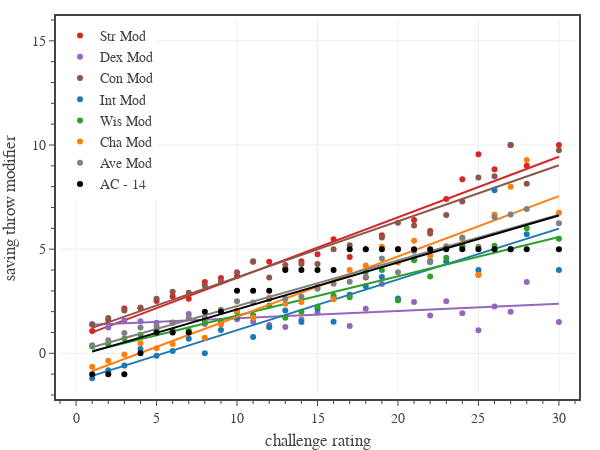

The cell this chart's notebook holds for it:
### Code cell
# Saving throw modifier
columns = ['Str Mod','Dex Mod','Con Mod','Int Mod','Wis Mod','Cha Mod','Ave Mod','AC - 14']
colors = ['#d62728','#9467bd','#8c564b','#1f77b4','#2ca02c','#ff7f0e','gray','black']

dfD = pd.read_csv('../../assets/data/dmg-targets.csv') # 'CR','PB','AC','AB','DC'
dfD = dfD.set_index('CR')

df1 = df0[df0['Category'].isin(['generic','legendary','unique']) & df0['CR'].between(1, 30)]
df1['Ave Mod'] = (df1['Str Mod'] + df1['Dex Mod'] + df1['Con Mod'] + df1['Int Mod'] + df1['Wis Mod'] + df1['Cha Mod'])/6
df1['AC - 14'] = df1.apply(lambda row: dfD.loc[row['CR'], 'AC'] - 14, axis=1)
#df1['AC - 13'] = df1['AC'] - 13
#df1['CR'] = 2 + 3*np.floor((df1['CR'] - 1)/3.0)
dfG = df1[['CR'] + columns].groupby('CR').mean()

# create figure
fig = go.Figure(
    layout=go.Layout(
        template=TFB_TEMPLATE,
        margin=dict(l=60, r=25, b=55, t=20, pad=4),
        xaxis=dict(
            title_text='challenge rating',
            range=[-1,31],
            tick0=0, dtick=5,
            minor=dict(tick0=0, dtick=1),
        ),
        yaxis=dict(
            title_text='saving throw modifier',
            range=[-2,16],
            tick0=0, dtick=5,
            minor=dict(tick0=0, dtick=1),
        ),
        legend=dict(
            xanchor='left', yanchor='top',
            x=0.00, y=1.00,
            orientation='v',
            tracegroupgap=0,
        )
    )
)

# plot data
x = dfG.index.to_series()
for column, c in zip(columns, colors):
    coefs = np.polyfit(x, dfG[column], 1)
    poly = np.poly1d(coefs)
    fig.add_trace(go.Scatter(
        x=dfG.index.to_series(), 
        y=dfG[column],
        mode='markers', 
        marker=dict(size=6, color=c),
        name=column,
        legendgroup=column,
        hovertemplate=
            'CR %{x}<br>'+
            'Modifier %{y:,.1f}' + 
            '<extra></extra>'
    ))
    fig.add_trace(go.Scatter(
        x=x, 
        y=poly(x),
        mode='lines', 
        marker=dict(color=c),
        name=column,
        legendgroup=column,
        showlegend=False,
        hoverinfo='skip',
    ))

# show figure
fig.update_layout(width=600, height=450)
fig.show(config=TFB_CONFIG)

# save figures
if SAVEFIGS:
    fig.update_layout(autosize=True, width=None, height=None)
    save_fig_html(fig, format='large', name=f'./fig-monster-save-modifier-vs-cr-large')
    save_fig_html(fig, format='small', name=f'./fig-monster-save-modifier-vs-cr-small')

### Figure 1 — Plotly figure (JSON) as saved in the notebook; plotly's stock layout.template omitted (floating-point values rounded to 4 significant figures)
{"data": [{"hovertemplate": "CR %{x}<br>Modifier %{y:,.1f}<extra></extra>", "legendgroup": "Str Mod", "marker": {"color": "#d62728", "size": 6}, "mode": "markers", "name": "Str Mod", "type": "scatter", "x": [1, 2, 3, 4, 5, 6, 7, 8, 9, 10, 11, 12, 13, 14, 15, 16, 17, 18, 19, 20, 21, 22, 23, 24, 25, 26, 27, 28, 30], "y": [1.07, 1.598, 2.151, 2.162, 2.512, 2.732, 2.616, 3.429, 3.612, 3.711, 4.39, 4.393, 4.059, 4.417, 4.762, 5.48, 4.625, 3.643, 5.667, 5, 6.4, 5.875, 7.409, 8.357, 9.556, 8.833, 10, 9, 10]}, {"hoverinfo": "skip", "legendgroup": "Str Mod", "marker": {"color": "#d62728"}, "mode": "lines", "name": "Str Mod", "showlegend": false, "type": "scatter", "x": [1, 2, 3, 4, 5, 6, 7, 8, 9, 10, 11, 12, 13, 14, 15, 16, 17, 18, 19, 20, 21, 22, 23, 24, 25, 26, 27, 28, 30], "y": [1.005, 1.296, 1.587, 1.877, 2.168, 2.459, 2.749, 3.04, 3.331, 3.621, 3.912, 4.203, 4.493, 4.784, 5.075, 5.365, 5.656, 5.947, 6.237, 6.528, 6.819, 7.109, 7.4, 7.691, 7.981, 8.272, 8.563, 8.854, 9.435]}, {"hovertemplate": "CR %{x}<br>Modifier %{y:,.1f}<extra></extra>", "legendgroup": "Dex Mod", "marker": {"color": "#9467bd", "size": 6}, "mode": "markers", "name": "Dex Mod", "type": "scatter", "x": [1, 2, 3, 4, 5, 6, 7, 8, 9, 10, 11, 12, 13, 14, 15, 16, 17, 18, 19, 20, 21, 22, 23, 24, 25, 26, 27, 28, 30], "y": [1.412, 1.236, 1.561, 1.535, 1.473, 1.479, 1.89, 1.403, 1.49, 1.632, 1.512, 1.357, 1.265, 1.625, 1.952, 2.68, 1.312, 2.143, 3.333, 2.545, 2.467, 1.812, 2.5, 1.929, 1.111, 2.25, 2, 3.429, 1.5]}, {"hoverinfo": "skip", "legendgroup": "Dex Mod", "marker": {"color": "#9467bd"}, "mode": "lines", "name": "Dex Mod", "showlegend": false, "type": "scatter", "x": [1, 2, 3, 4, 5, 6, 7, 8, 9, 10, 11, 12, 13, 14, 15, 16, 17, 18, 19, 20, 21, 22, 23, 24, 25, 26, 27, 28, 30], "y": [1.366, 1.401, 1.436, 1.471, 1.506, 1.541, 1.576, 1.611, 1.646, 1.681, 1.715, 1.75, 1.785, 1.82, 1.855, 1.89, 1.925, 1.96, 1.995, 2.03, 2.065, 2.1, 2.135, 2.169, 2.204, 2.239, 2.274, 2.309, 2.379]}, {"hovertemplate": "CR %{x}<br>Modifier %{y:,.1f}<extra></extra>", "legendgroup": "Con Mod", "marker": {"color": "#8c564b", "size": 6}, "mode": "markers", "name": "Con Mod", "type": "scatter", "x": [1, 2, 3, 4, 5, 6, 7, 8, 9, 10, 11, 12, 13, 14, 15, 16, 17, 18, 19, 20, 21, 22, 23, 24, 25, 26, 27, 28, 30], "y": [1.368, 1.695, 2.058, 2.202, 2.62, 2.958, 2.904, 3.26, 3.449, 3.895, 4.415, 3.643, 4.235, 4.292, 4.286, 5, 5.188, 5, 5.556, 6.273, 6.133, 5.75, 6.636, 7.286, 8.444, 8.5, 10, 8.143, 9.75]}, {"hoverinfo": "skip", "legendgroup": "Con Mod", "marker": {"color": "#8c564b"}, "mode": "lines", "name": "Con Mod", "showlegend": false, "type": "scatter", "x": [1, 2, 3, 4, 5, 6, 7, 8, 9, 10, 11, 12, 13, 14, 15, 16, 17, 18, 19, 20, 21, 22, 23, 24, 25, 26, 27, 28, 30], "y": [1.22, 1.489, 1.758, 2.028, 2.297, 2.566, 2.835, 3.104, 3.374, 3.643, 3.912, 4.181, 4.45, 4.719, 4.989, 5.258, 5.527, 5.796, 6.065, 6.334, 6.604, 6.873, 7.142, 7.411, 7.68, 7.95, 8.219, 8.488, 9.026]}, {"hovertemplate": "CR %{x}<br>Modifier %{y:,.1f}<extra></extra>", "legendgroup": "Int Mod", "marker": {"color": "#1f77b4", "size": 6}, "mode": "markers", "name": "Int Mod", "type": "scatter", "x": [1, 2, 3, 4, 5, 6, 7, 8, 9, 10, 11, 12, 13, 14, 15, 16, 17, 18, 19, 20, 21, 22, 23, 24, 25, 26, 27, 28, 30], "y": [-1.202, -0.8161, -0.5899, 0.202, -0.1163, 0.1127, 0.6986, 0, 1.122, 1.737, 0.7805, 1.25, 2.059, 1.5, 2.143, 1.52, 2.812, 3.214, 3.667, 2.636, 4.6, 4.438, 4.409, 5.143, 4, 7.833, 5, 5.714, 4]}, {"hoverinfo": "skip", "legendgroup": "Int Mod", "marker": {"color": "#1f77b4"}, "mode": "lines", "name": "Int Mod", "showlegend": false, "type": "scatter", "x": [1, 2, 3, 4, 5, 6, 7, 8, 9, 10, 11, 12, 13, 14, 15, 16, 17, 18, 19, 20, 21, 22, 23, 24, 25, 26, 27, 28, 30], "y": [-1.081, -0.8371, -0.5934, -0.3496, -0.1058, 0.1379, 0.3817, 0.6255, 0.8692, 1.113, 1.357, 1.601, 1.844, 2.088, 2.332, 2.576, 2.819, 3.063, 3.307, 3.551, 3.794, 4.038, 4.282, 4.526, 4.77, 5.013, 5.257, 5.501, 5.988]}, {"hovertemplate": "CR %{x}<br>Modifier %{y:,.1f}<extra></extra>", "legendgroup": "Wis Mod", "marker": {"color": "#2ca02c", "size": 6}, "mode": "markers", "name": "Wis Mod", "type": "scatter", "x": [1, 2, 3, 4, 5, 6, 7, 8, 9, 10, 11, 12, 13, 14, 15, 16, 17, 18, 19, 20, 21, 22, 23, 24, 25, 26, 27, 28, 30], "y": [0.3246, 0.4368, 0.6978, 0.8889, 1.155, 1.099, 1.096, 1.494, 1.51, 2, 1.829, 2.286, 1.706, 2, 2.238, 2.76, 2.688, 3.929, 4, 2.545, 4.467, 3.688, 4.591, 5.143, 3.778, 5.167, 5, 6, 5.5]}, {"hoverinfo": "skip", "legendgroup": "Wis Mod", "marker": {"color": "#2ca02c"}, "mode": "lines", "name": "Wis Mod", "showlegend": false, "type": "scatter", "x": [1, 2, 3, 4, 5, 6, 7, 8, 9, 10, 11, 12, 13, 14, 15, 16, 17, 18, 19, 20, 21, 22, 23, 24, 25, 26, 27, 28, 30], "y": [0.108, 0.2969, 0.4858, 0.6747, 0.8636, 1.052, 1.241, 1.43, 1.619, 1.808, 1.997, 2.186, 2.375, 2.564, 2.753, 2.941, 3.13, 3.319, 3.508, 3.697, 3.886, 4.075, 4.264, 4.453, 4.642, 4.831, 5.019, 5.208, 5.586]}, {"hovertemplate": "CR %{x}<br>Modifier %{y:,.1f}<extra></extra>", "legendgroup": "Cha Mod", "marker": {"color": "#ff7f0e", "size": 6}, "mode": "markers", "name": "Cha Mod", "type": "scatter", "x": [1, 2, 3, 4, 5, 6, 7, 8, 9, 10, 11, 12, 13, 14, 15, 16, 17, 18, 19, 20, 21, 22, 23, 24, 25, 26, 27, 28, 30], "y": [-0.6404, -0.3563, -0.05036, 0.4848, 0.2481, 0.4507, 0.9863, 0.7532, 1.388, 2.053, 1.707, 2.679, 2.382, 2.458, 3.19, 2.6, 4, 4.214, 5.111, 4.364, 5.4, 4.688, 5.136, 5.5, 3.778, 6.667, 8, 9.286, 6.75]}, {"hoverinfo": "skip", "legendgroup": "Cha Mod", "marker": {"color": "#ff7f0e"}, "mode": "lines", "name": "Cha Mod", "showlegend": false, "type": "scatter", "x": [1, 2, 3, 4, 5, 6, 7, 8, 9, 10, 11, 12, 13, 14, 15, 16, 17, 18, 19, 20, 21, 22, 23, 24, 25, 26, 27, 28, 30], "y": [-0.8455, -0.5562, -0.2669, 0.02243, 0.3117, 0.601, 0.8903, 1.18, 1.469, 1.758, 2.048, 2.337, 2.626, 2.915, 3.205, 3.494, 3.783, 4.073, 4.362, 4.651, 4.941, 5.23, 5.519, 5.808, 6.098, 6.387, 6.676, 6.966, 7.544]}, {"hovertemplate": "CR %{x}<br>Modifier %{y:,.1f}<extra></extra>", "legendgroup": "Ave Mod", "marker": {"color": "gray", "size": 6}, "mode": "markers", "name": "Ave Mod", "type": "scatter", "x": [1, 2, 3, 4, 5, 6, 7, 8, 9, 10, 11, 12, 13, 14, 15, 16, 17, 18, 19, 20, 21, 22, 23, 24, 25, 26, 27, 28, 30], "y": [0.3889, 0.6322, 0.9712, 1.246, 1.315, 1.472, 1.699, 1.723, 2.095, 2.504, 2.439, 2.601, 2.618, 2.715, 3.095, 3.34, 3.438, 3.69, 4.556, 3.894, 4.911, 4.375, 5.114, 5.56, 5.111, 6.542, 6.667, 6.929, 6.25]}, {"hoverinfo": "skip", "legendgroup": "Ave Mod", "marker": {"color": "gray"}, "mode": "lines", "name": "Ave Mod", "showlegend": false, "type": "scatter", "x": [1, 2, 3, 4, 5, 6, 7, 8, 9, 10, 11, 12, 13, 14, 15, 16, 17, 18, 19, 20, 21, 22, 23, 24, 25, 26, 27, 28, 30], "y": [0.2955, 0.515, 0.7344, 0.9539, 1.173, 1.393, 1.612, 1.832, 2.051, 2.271, 2.49, 2.71, 2.929, 3.148, 3.368, 3.587, 3.807, 4.026, 4.246, 4.465, 4.685, 4.904, 5.124, 5.343, 5.563, 5.782, 6.001, 6.221, 6.66]}, {"hovertemplate": "CR %{x}<br>Modifier %{y:,.1f}<extra></extra>", "legendgroup": "AC - 14", "marker": {"color": "black", "size": 6}, "mode": "markers", "name": "AC - 14", "type": "scatter", "x": [1, 2, 3, 4, 5, 6, 7, 8, 9, 10, 11, 12, 13, 14, 15, 16, 17, 18, 19, 20, 21, 22, 23, 24, 25, 26, 27, 28, 30], "y": [-1, -1, -1, 0, 1, 1, 1, 2, 2, 3, 3, 3, 4, 4, 4, 4, 5, 5, 5, 5, 5, 5, 5, 5, 5, 5, 5, 5, 5]}, {"hoverinfo": "skip", "legendgroup": "AC - 14", "marker": {"color": "black"}, "mode": "lines", "name": "AC - 14", "showlegend": false, "type": "scatter", "x": [1, 2, 3, 4, 5, 6, 7, 8, 9, 10, 11, 12, 13, 14, 15, 16, 17, 18, 19, 20, 21, 22, 23, 24, 25, 26, 27, 28, 30], "y": [0.08027, 0.3055, 0.5307, 0.756, 0.9812, 1.206, 1.432, 1.657, 1.882, 2.107, 2.333, 2.558, 2.783, 3.008, 3.234, 3.459, 3.684, 3.909, 4.135, 4.36, 4.585, 4.81, 5.036, 5.261, 5.486, 5.711, 5.936, 6.162, 6.612]}], "layout": {"height": 450, "legend": {"orientation": "v", "tracegroupgap": 0, "x": 0, "xanchor": "left", "y": 1, "yanchor": "top"}, "margin": {"b": 55, "l": 60, "pad": 4, "r": 25, "t": 20}, "width": 600, "xaxis": {"dtick": 5, "minor": {"dtick": 1, "tick0": 0}, "range": [-1, 31], "tick0": 0, "title": {"text": "challenge rating"}}, "yaxis": {"dtick": 5, "minor": {"dtick": 1, "tick0": 0}, "range": [-2, 16], "tick0": 0, "title": {"text": "saving throw modifier"}}}}
